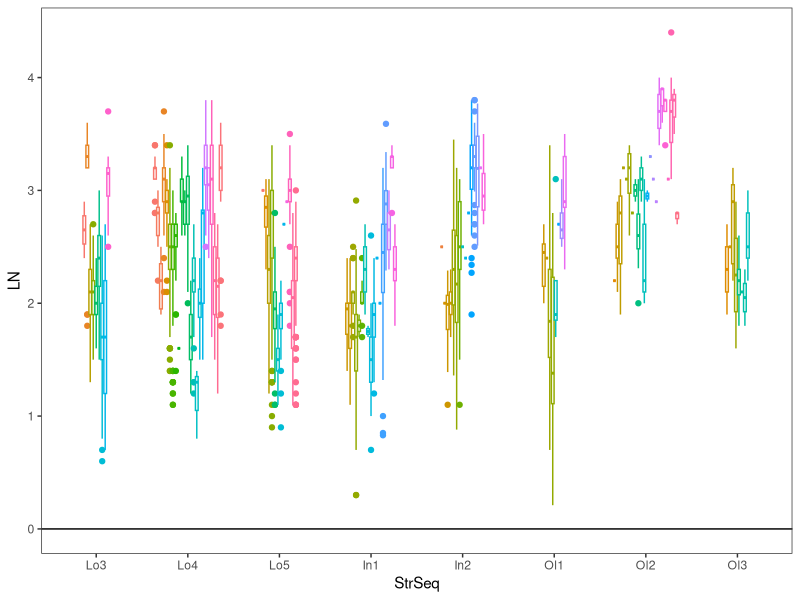
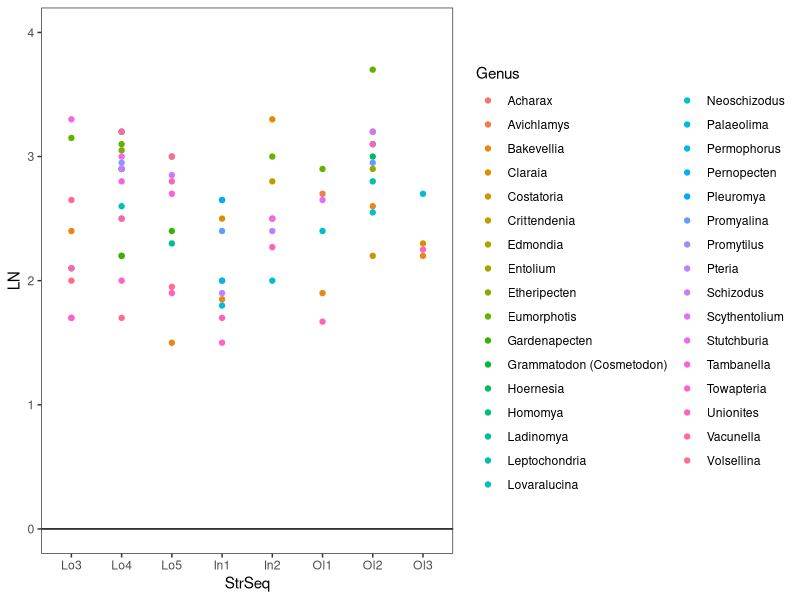
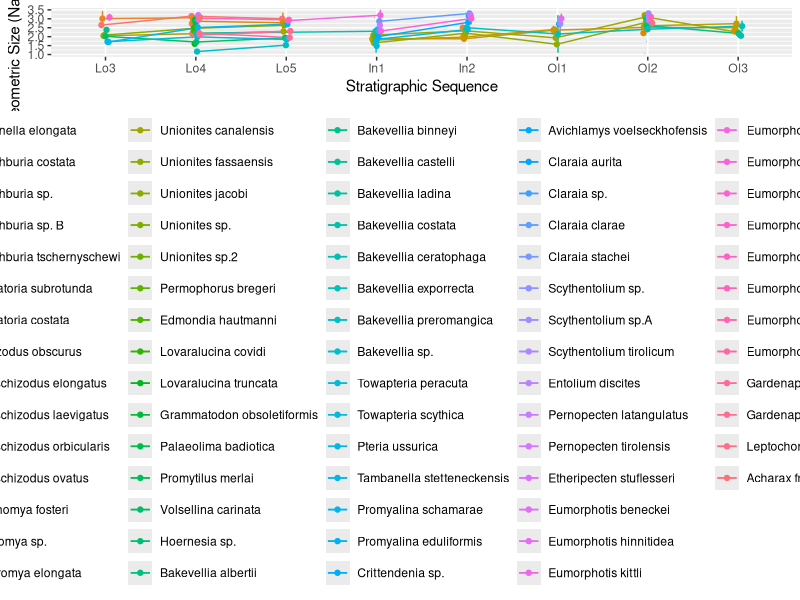
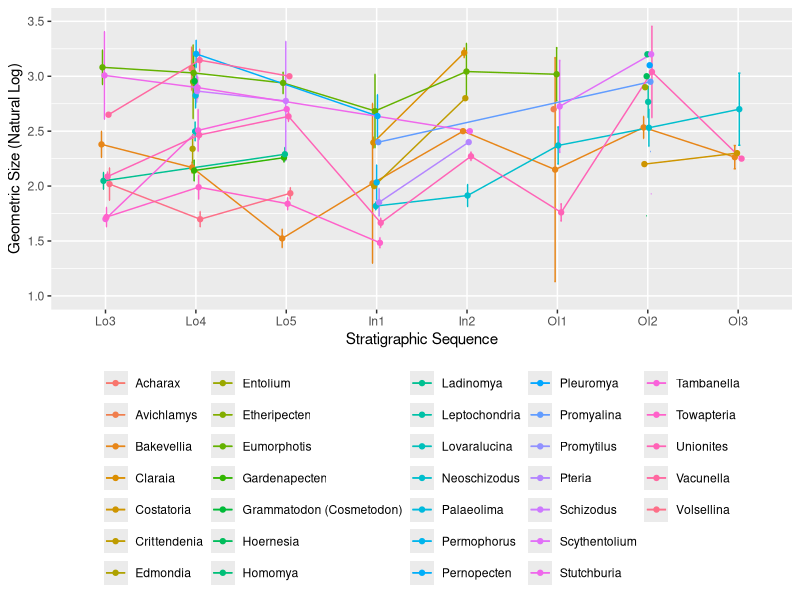
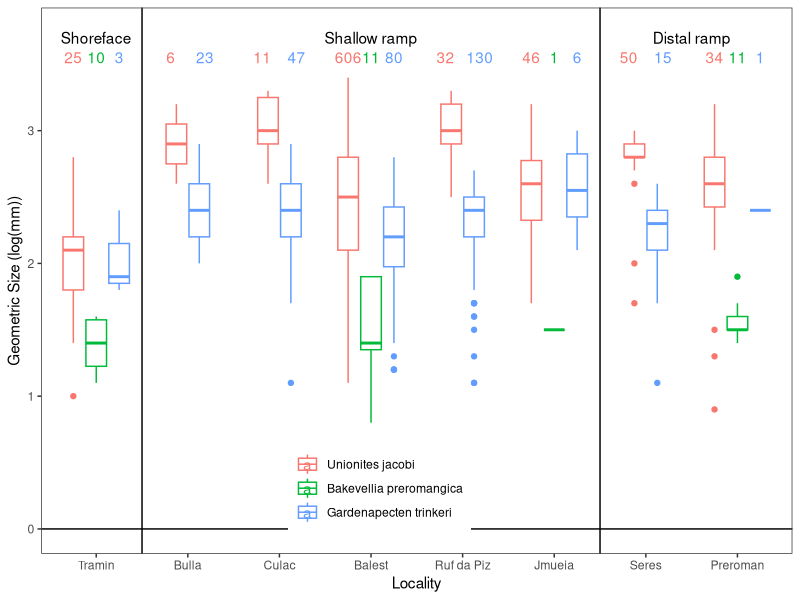
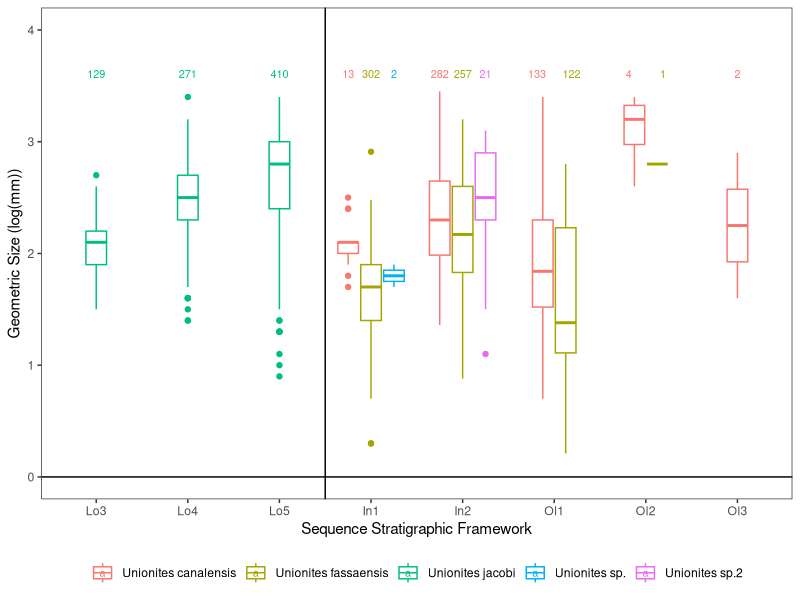
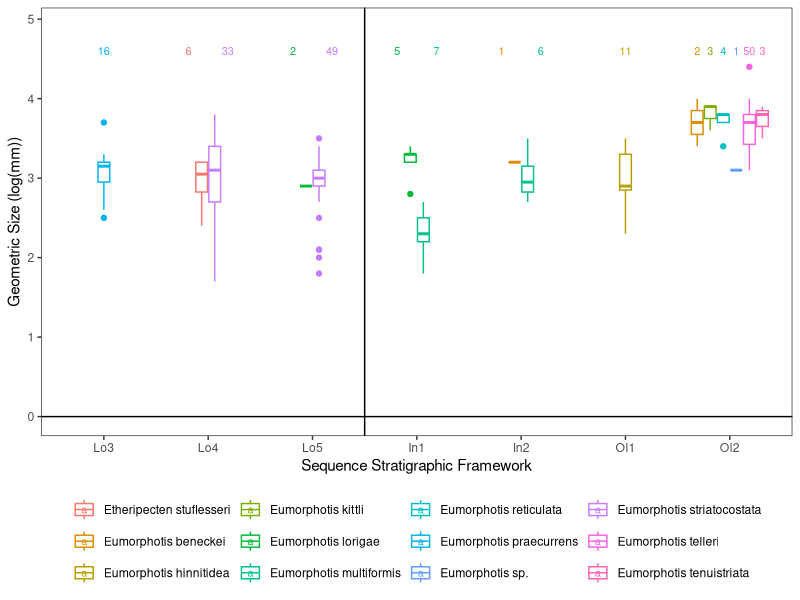
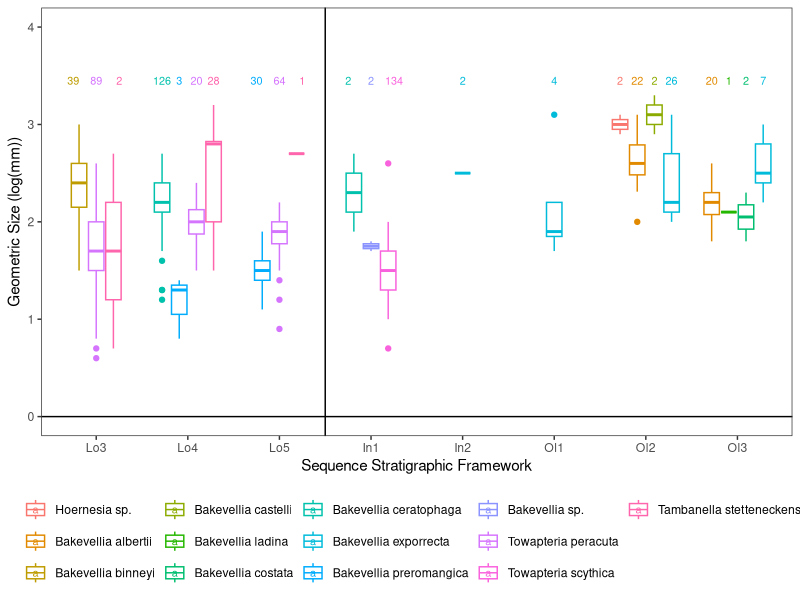

Recreate these plots in R, in order.
# -------------------------------------------------------------------------- #
#
# This R code accompanies the article
# Foster, W.J, Prinoth, H., Kustatscher, E. and Hautmann, M. (2025). An unpredictable body size response to the Permo-Triassic climate crisis.
#  
# -------------------------------------------------------------------------- #
#
# Version 28/11/2025
#
# -------------------------------------------------------------------------- #

#Check your working directory, so the code can read in the correct files. 
#If required, change you working directory using setwd()
getwd()
#setwd()

#Open the packages required to run the analyses and generate the required plots.If you do not already have these packages
#then change"library" to "install.packages" during first use, and then open the packages.
library("ggplot2")
library("plyr")
library("viridis")

#read in the raw data. Here I use the commend .csv2, because a German version of a .csv file was used for saving the .csv file.
#If you modified the .csv file, you may need to change the command to "read.csv".
siz <- read.csv2("WF_Bivalve_Body_Size.csv")

#This just selects the different genera that will be included in the analysis. 
#It essentially stops errors appearing.
tow <- siz[siz$Genus=="Acharax" | siz$Genus=="Avichlamys" | siz$Genus=="Bakevellia" | siz$Genus=="Hoernesia" | siz$Genus=="Entolium"| siz$Genus=="Pleuromya"| siz$Genus=="Homomya"| siz$Genus=="Claraia" | siz$Genus=="Costatoria"| siz$Genus=="Crittendenia" | siz$Genus=="Edmondia" | siz$Genus=="Etheripecten" | siz$Genus=="Eumorphotis" | siz$Genus=="Gardenapecten"| siz$Genus=="Grammatodon (Cosmetodon)"| siz$Genus=="Ladinomya" | siz$Genus=="Leptochondria"| siz$Genus=="Lovaralucina"| siz$Genus=="Neoschizodus" | siz$Genus=="Palaeolima"| siz$Genus=="Permophorus" |siz$Genus=="Pernopecten" | siz$Genus=="Promyalina" |siz$Genus=="Promytilus" | siz$Genus=="Pteria" | siz$Genus=="Schizodus" | siz$Genus=="Scythentolium" | siz$Genus=="Stutchburia"| siz$Genus=="Tambanella"| siz$Genus=="Towapteria"| siz$Genus=="Unionites" | siz$Genus=="Vacunella" | siz$Genus=="Volsellina",]

#This organises the stratigraphic sequences into the correct order for the analyses.
tow$StrSeq <- factor(tow$StrSeq, levels = c("Lo3", "Lo4", "Lo5", "In1", "In2", "Ol1", "Ol2", "Ol3"))
#This organises the locations from proximal to basin, for fig. 7 later in the analysis.
tow$Section <- factor(tow$Section, levels = c("Tramin", "Bulla", "Culac", "Balest", 
                                              "Ruf da Piz", "Jmueia", "Seres", 
                                              "Preroman"))

#This organises the species into their genera, and also phylogeny.
tow$Name <- factor(tow$Name, levels = c("Vacunella elongata", 
                                          "Stutchburia costata", "Stutchburia sp.", "Stutchburia sp. B", "Stutchburia tschernyschewi",
                                          "Costatoria subrotunda", "Costatoria costata",
                                          "Schizodus obscurus",
                                          "Neoschizodus elongatus", "Neoschizodus laevigatus", "Neoschizodus orbicularis", "Neoschizodus ovatus",
                                          "Ladinomya fosteri",
                                          "Homomya sp.",
                                          "Pleuromya elongata",
                                          "Unionites canalensis", "Unionites fassaensis", "Unionites jacobi", "Unionites sp.", "Unionites sp.2",
                                          "Permophorus bregeri",
                                          "Edmondia hautmanni",
                                          "Lovaralucina covidi", "Lovaralucina truncata",
                                          "Grammatodon obsoletiformis",
                                          "Palaeolima badiotica",
                                          "Promytilus merlai",
                                          "Volsellina carinata",
                                          "Hoernesia sp.",
                                          "Bakevellia albertii", "Bakevellia binneyi", "Bakevellia castelli", "Bakevellia ladina", "Bakevellia costata", "Bakevellia ceratophaga", "Bakevellia exporrecta", "Bakevellia preromangica", "Bakevellia sp.",
                                          "Towapteria peracuta", "Towapteria scythica",
                                          "Pteria ussurica",
                                          "Tambanella stetteneckensis",
                                          "Promyalina schamarae", "Promyalina eduliformis",
                                          "Crittendenia sp.",
                                          "Avichlamys voelseckhofensis",
                                          "Claraia aurita","Claraia sp.", "Claraia clarae", "Claraia stachei",
                                          "Scythentolium sp.", "Scythentolium sp.A", "Scythentolium tirolicum",
                                          "Entolium discites",
                                          "Pernopecten latangulatus", "Pernopecten tirolensis",
                                          "Etheripecten stuflesseri",
                                          "Eumorphotis beneckei", "Eumorphotis hinnitidea", "Eumorphotis kittli", "Eumorphotis lorigae", "Eumorphotis multiformis", "Eumorphotis reticulata", "Eumorphotis praecurrens", "Eumorphotis sp.", "Eumorphotis striatocostata", "Eumorphotis telleri", "Eumorphotis tenuistriata",
                                          "Gardenapecten comelicanus", "Gardenapecten trinkeri",
                                          "Leptochondria albertii",
                                          "Acharax frenademezi"))

#This plots the raw data and is a first look at the database.
ggplot(tow, aes(x = StrSeq, y = LN, col = Name)) + 
  geom_boxplot(position = position_dodge2(preserve = "single")) +
  theme_bw() +
  theme(panel.grid.minor = element_blank(), panel.grid.major = element_blank()) +
  geom_hline(aes(yintercept=0)) +
  theme(legend.position = "none", legend.title =element_blank())

#This plots the median size for each genus, as a data exploration exercise.
ggplot(tow, aes(x = StrSeq, y = LN, col = Genus)) + 
  geom_point(stat = "summary", fun = "median") +
  theme_bw() +
  theme(panel.grid.minor = element_blank(), panel.grid.major = element_blank()) +
  geom_hline(aes(yintercept=0)) +
  ylim(0, 4)

# ----------------------------FIGURE-02------------------------------------ #

#function for calculating the 95% confidence intervals
#function comes from https://www.nagraj.net/notes/summary-se/, accessed 18/08/2025
#you can change mean to median, if you want to change how you measure average body size, but here the trends stay the same with both.
summarySE <- function(data=NULL, measurevar, groupvars=NULL, na.rm=FALSE,
                      conf.interval=.95, .drop=TRUE) {
  library(plyr)
    # New version of length which can handle NA's: if na.rm==T, don't count them
  length2 <- function (x, na.rm=FALSE) {
    if (na.rm) sum(!is.na(x))
    else       length(x)
  }
  # This does the summary. For each group's data frame, return a vector with
  # N, mean, and sd
  datac <- ddply(data, groupvars, .drop=.drop,
                 .fun = function(xx, col) {
                   c(N    = length2(xx[[col]], na.rm=na.rm),
                     mean = mean   (xx[[col]], na.rm=na.rm),
                     sd   = sd     (xx[[col]], na.rm=na.rm)
                   )
                 },
                 measurevar
  )
  # Rename the "mean" column    
  datac <- rename(datac, c("mean" = measurevar))
  datac$se <- datac$sd / sqrt(datac$N)  # Calculate standard error of the mean
  # Confidence interval multiplier for standard error
  # Calculate t-statistic for confidence interval: 
  # e.g., if conf.interval is .95, use .975 (above/below), and use df=N-1
  ciMult <- qt(conf.interval/2 + .5, datac$N-1)
  datac$ci <- datac$se * ciMult
  return(datac)
}

#Figure 2A
#This plot, plots the mean size for each species and confidence interval.
#This will produce the error NaNs were produced, but that is expected for species with not enough measurements to calculate confidence intervals.
tgc <- summarySE(tow, measurevar="LN", groupvars=c("StrSeq","Name"))
pd <- position_dodge(0.1) # stops points pilling on top of each other.

ggplot(tgc, aes(x=StrSeq, y=LN, colour=Name)) + 
  geom_errorbar(aes(ymin=LN-ci, ymax=LN+ci), width=.1, position = pd) +
  geom_line(group=tgc$Name, position = pd) +
  geom_point(position = pd) +
  xlab("Stratigraphic Sequence") + 
  ylab("Geometric Size (Natural Log)") +
  theme(legend.position="bottom", legend.title = element_blank())+
  ylim(1, 3.5)

#Figure 2B
#This plot, plots the mean size for each genus and confidence interval.
tgg <- summarySE(tow, measurevar="LN", groupvars=c("StrSeq","Genus"))
ggplot(tgg, aes(x=StrSeq, y=LN, colour=Genus)) + 
  geom_errorbar(aes(ymin=LN-ci, ymax=LN+ci), width=.1, position = pd) +
  geom_line(group=tgg$Genus, position = pd) +
  geom_point(position = pd) +
  xlab("Stratigraphic Sequence") + 
  ylab("Geometric Size (Natural Log)") +
  theme(legend.position="bottom", legend.title = element_blank())+
  ylim(1, 3.5)

#The code for the plots in Fig. 3 and the Rego et al. (2012) diagrams require the variables tgc and tgg to be saved as .csv files. 
#write.csv2() is for German computers, use write.csv() if you are using an English computer.
write.csv2(tgc, "tgc.csv")
write.csv2(tgg, "tgg.csv")

# ----------------------------Sig.-tests------------------------------------ #

#Mann-Whitney U tests for every genus to see if there are significant size changes
taxa <- unique(tow$Genus)
for (i in 1: length(taxa)){
  
  print(taxa[[i]])
  
  sbs <- tow[tow$Genus==taxa[[i]],]
  print(pairwise.wilcox.test(sbs$LN, sbs$StrSeq, p.adjust.method="bonferroni"))
  
}

#Mann-Whitney U tests for every species to see if there are significant size changes
taxa <- unique(tow$Name)
for (i in 1: length(taxa)){
  
  print(taxa[[i]])
  
  sbs <- tow[tow$Name==taxa[[i]],]
  print(pairwise.wilcox.test(sbs$LN, sbs$StrSeq, p.adjust.method="bonferroni"))
  
}

# ----------------------------FIGURE-05-06------------------------------------ #

#species comparisons within a genus
#add the number of observation for each species
give.n.top <- function(x) {
  return(c(y = max_y * 0.95, label = length(x)))
}

#For the genus Unionites
unio <- tow[tow$Genus=="Unionites",]
max_y <- max(unio$LN) * 1.1  # Slight buffer above max value

u1 <- ggplot(unio, aes(x = StrSeq, y = LN, col = Name)) + 
  geom_boxplot(position = position_dodge2(preserve = "single")) +
  stat_summary(fun.data = give.n.top, geom = "text", size = 2.75, fun.y = median,
               position = position_dodge(width = 0.75))+
  theme_bw() +
  theme(panel.grid.minor = element_blank(), panel.grid.major = element_blank()) +
  geom_hline(aes(yintercept=0)) +
  geom_vline(aes(xintercept=3.5))+
  ylim(0, 4) +
  labs(y = "Geometric Size (log(mm))", x = "Sequence Stratigraphic Framework") +
  theme(legend.position="bottom", legend.title = element_blank())

ggsave("Unionites.eps", plot = u1, device = "eps",
      width = 180, height = 120, units = c("mm"), dpi = 900)

#For the family HETEROPECTINIDAE
eumo <- tow[tow$Family=="HETEROPECTINIDAE",]
max_y <- max(eumo$LN) * 1.1  # Slight buffer above max value

h1 <- ggplot(eumo, aes(x = StrSeq, y = LN, col = Name)) + 
  geom_boxplot(position = position_dodge2(preserve = "single")) +
  stat_summary(fun.data = give.n.top, geom = "text", size = 2.75, fun.y = median,
               position = position_dodge(width = 0.75))+
  theme_bw() +
  geom_vline(aes(xintercept=3.5))+
  theme(panel.grid.minor = element_blank(), panel.grid.major = element_blank()) +
  geom_hline(aes(yintercept=0)) +
  ylim(0, 4.9)+
  labs(y = "Geometric Size (log(mm))", x = "Sequence Stratigraphic Framework")+
  theme(legend.position="bottom", legend.title = element_blank())

ggsave("Heterepectinidae.eps", plot = h1, device = "eps",
       width = 180, height = 140, units = c("mm"), dpi = 900)

#For the family Bakevellidae
bak <- tow[tow$Family=="BAKEVELLIIDAE",]
max_y <- max(bak$LN) * 1.1  # Slight buffer above max value

b1 <- ggplot(bak, aes(x = StrSeq, y = LN, col = Name)) + 
  geom_boxplot(position = position_dodge2(preserve = "single")) +
  stat_summary(fun.data = give.n.top, geom = "text", size =2.75,  fun.y = median,
               position = position_dodge(width = 0.75))+
  theme_bw() +
  geom_vline(aes(xintercept=3.5))+
  theme(panel.grid.minor = element_blank(), panel.grid.major = element_blank()) +
  geom_hline(aes(yintercept=0)) +
  ylim(0, 4) +
  labs(y = "Geometric Size (log(mm))", x = "Sequence Stratigraphic Framework")+
  theme(legend.position="bottom", legend.title = element_blank())

ggsave("Bakevellidae.eps", plot = b1, device = "eps",
       width = 180, height = 140, units = c("mm"), dpi = 900)

#For the superfamily TRIGONIOIDEA
sch <- tow[tow$Superfamily=="TRIGONIOIDEA" | tow$Superfamily=="Trigonioidea",]
max_y <- max(sch$LN) * 1.1  # Slight buffer above max value

t1<- ggplot(sch, aes(x = StrSeq, y = LN, col = Name)) + 
  geom_boxplot(position = position_dodge2(preserve = "single")) +
  stat_summary(fun.data = give.n.top, geom = "text", size =2.75, fun.y = median,
               position = position_dodge(width = 0.75))+
  theme_bw() +
  geom_vline(aes(xintercept=3.5))+
  theme(panel.grid.minor = element_blank(), panel.grid.major = element_blank()) +
  geom_hline(aes(yintercept=0)) +
  ylim(0, 3.8) +
  labs(y = "Geometric Size (log(mm))", x = "Sequence Stratigraphic Framework")+
  theme(legend.position="bottom", legend.title = element_blank())

ggsave("Trigonioidea.eps", plot = t1, device = "eps",
       width = 180, height = 140, units = c("mm"), dpi = 900)

#Supplement data Exploration

#For the Order PECTINIDA
per <- tow[tow$Order=="PECTINIDA",]
per <- per[per$Family!="HETEROPECTINIDAE",]
max_y <- max(per$LN) * 1.1  # Slight buffer above max value

p1 <- ggplot(per, aes(x = StrSeq, y = LN, col = Name)) + 
  geom_boxplot(position = position_dodge2(preserve = "single")) +
  stat_summary(fun.data = give.n.top, geom = "text", size =2.75, fun.y = median,
               position = position_dodge(width = 0.75))+
  theme_bw() +
  geom_vline(aes(xintercept=2.5))+
  theme(panel.grid.minor = element_blank(), panel.grid.major = element_blank()) +
  geom_hline(aes(yintercept=0)) +
  ylim(0, max_y) +
  labs(y = "Geometric Size (log(mm))", x = "Sequence Stratigraphic Framework")+
  theme(legend.position="bottom", legend.title = element_blank())

ggsave("Pectinida.eps", plot = p1, device = "eps",
       width = 180, height = 125, units = c("mm"), dpi = 900)

#For the order MODIOMORPHIDA
aso <- tow[tow$Order=="MODIOMORPHIDA" | tow$Order=="MODIOMORPHOIDA",]

#add number of observations to the plot
max_y <- max(aso$LN) * 1.1  # Slight buffer above max value

m1 <- ggplot(aso, aes(x = StrSeq, y = LN, col = Name)) + 
  geom_boxplot(position = position_dodge2(preserve = "single")) +
  stat_summary(fun.data = give.n.top, geom = "text", size = 2.75, fun.y = median,
               position = position_dodge(width = 0.75))+
  theme_bw() +
  geom_vline(aes(xintercept=2.5))+
  theme(panel.grid.minor = element_blank(), panel.grid.major = element_blank()) +
  geom_hline(aes(yintercept=0)) +
  ylim(0, 5) +
  labs(y = "Geometric Size (log(mm))", x = "Sequence Stratigraphic Framework")+
  theme(legend.position="bottom", legend.title = element_blank())

ggsave("Modiomorpha.eps", plot = m1, device = "eps",
       width = 180, height = 120, units = c("mm"), dpi = 900)

#For the order PTERIOIDA
aso <- tow[tow$Order=="PTERIOIDA" | tow$Order=="Pterioida",]

#add number of observations to the plot
max_y <- max(aso$LN) * 1.1  # Slight buffer above max value

pt1 <- ggplot(aso, aes(x = StrSeq, y = LN, col = Name)) + 
  geom_boxplot(position = position_dodge2(preserve = "single")) +
  stat_summary(fun.data = give.n.top, geom = "text", fun.y = median,
               position = position_dodge(width = 0.75))+
  theme_bw() +
  theme(panel.grid.minor = element_blank(), panel.grid.major = element_blank()) +
  geom_hline(aes(yintercept=0)) +
  ylim(0, 5) +
  labs(y = "Geometric Size (log(mm))", x = "Sequence Stratigraphic Framework")+
  theme(legend.position="bottom", legend.title = element_blank())

ggsave("Pteroida.eps", plot = pt1, device = "eps",
       width = 180, height = 120, units = c("mm"), dpi = 900)


#For the others
aso <- tow[tow$Superfamily=="EDMONDIOIDEA" | tow$Superfamily=="ARCOIDEA"| tow$Superfamily=="ANTHRACOSIOIDEA"
           | tow$Superfamily=="PLEUROMYOIDEA"| tow$Superfamily=="LIMOIDEA" | tow$Superfamily=="LUCINACEA" ,]

#add number of observations to the plot
max_y <- max(aso$LN) * 1.1  # Slight buffer above max value

ot1 <- ggplot(aso, aes(x = StrSeq, y = LN, col = Name)) + 
  geom_boxplot(position = position_dodge2(preserve = "single")) +
  stat_summary(fun.data = give.n.top, geom = "text", size =2.75,  fun.y = median,
               position = position_dodge(width = 0.75))+
  theme_bw() +
  geom_vline(aes(xintercept=3.5))+
  theme(panel.grid.minor = element_blank(), panel.grid.major = element_blank()) +
  geom_hline(aes(yintercept=0)) +
  ylim(0, 5) +
  labs(y = "Geometric Size (log(mm))", x = "Sequence Stratigraphic Framework")+
  theme(legend.position="bottom", legend.title = element_blank())

ggsave("others.eps", plot = ot1, device = "eps",
       width = 180, height = 120, units = c("mm"), dpi = 900)

#For the order MYTILOIDA
aso <- tow[tow$Order=="MYTILOIDA" | tow$Order=="PHOLADOMYOIDEA",]
#add number of observations to the plot
max_y <- max(aso$LN) * 1.1  # Slight buffer above max value

my1 <- ggplot(aso, aes(x = StrSeq, y = LN, col = Name)) + 
  geom_boxplot(position = position_dodge2(preserve = "single")) +
  stat_summary(fun.data = give.n.top, geom = "text", size =2.75,  fun.y = median,
               position = position_dodge(width = 0.75))+
  theme_bw() +
  geom_vline(aes(xintercept=3.5))+
  theme(panel.grid.minor = element_blank(), panel.grid.major = element_blank()) +
  geom_hline(aes(yintercept=0)) +
  ylim(0, 5) +
  labs(y = "Geometric Size (log(mm))", x = "Sequence Stratigraphic Framework")+
  theme(legend.position="bottom", legend.title = element_blank())

ggsave("Mytiloida.eps", plot = my1, device = "eps",
       width = 180, height = 120, units = c("mm"), dpi = 900)


#For the order SOLEMYOIDA
aso <- tow[tow$Order=="SOLEMYOIDA",]
#add number of observations to the plot
max_y <- max(aso$LN) * 1.1  # Slight buffer above max value

s1 <- ggplot(aso, aes(x = StrSeq, y = LN, col = Name)) + 
  geom_boxplot(position = position_dodge2(preserve = "single")) +
  stat_summary(fun.data = give.n.top, geom = "text", size =2.75, fun.y = median,
               position = position_dodge(width = 0.75))+
  theme_bw() +
  geom_vline(aes(xintercept=2.5))+
  theme(panel.grid.minor = element_blank(), panel.grid.major = element_blank()) +
  geom_hline(aes(yintercept=0)) +
  ylim(0, 5) +
  labs(y = "Geometric Size (log(mm))", x = "Sequence Stratigraphic Framework")+
  theme(legend.position="bottom", legend.title = element_blank())

ggsave("Solemyoida.eps", plot = s1, device = "eps",
       width = 60, height = 120, units = c("mm"), dpi = 900)

#############################Water depth#####################################

Perm <- tow[tow$StrSeq == "Lo3" | tow$StrSeq == "Lo4" | tow$StrSeq == "Lo5",]

#For the three species that occur in all environments
unio <- Perm[Perm$Name =="Unionites jacobi" |Perm$Name=="Bakevellia preromangica" | Perm$Name=="Gardenapecten trinkeri",]
max_y <- max(unio$LN) * 1.1  # Slight buffer above max value

ggplot(unio, aes(x = Section, y = LN, col = Name)) + 
  geom_boxplot(position = position_dodge2(preserve = "single")) +
  stat_summary(fun.data = give.n.top, geom = "text", fun.y = median,
               position = position_dodge(width = 0.75))+
  theme_bw() +
  theme(panel.grid.minor = element_blank(), panel.grid.major = element_blank()) +
  geom_hline(aes(yintercept=0)) +
  geom_vline(aes(xintercept=1.5))+
  geom_vline(aes(xintercept=6.5))+
  annotate("text", x=1, y=3.7, label= "Shoreface") + 
  annotate("text", x=4, y=3.7, label= "Shallow ramp") + 
  annotate("text", x=7.5, y=3.7, label= "Distal ramp") + 
  ylim(0, max_y) +
  labs(y = "Geometric Size (log(mm))", x = "Locality")+
  theme(legend.position = c(0.45, 0.12), legend.title =element_blank())
